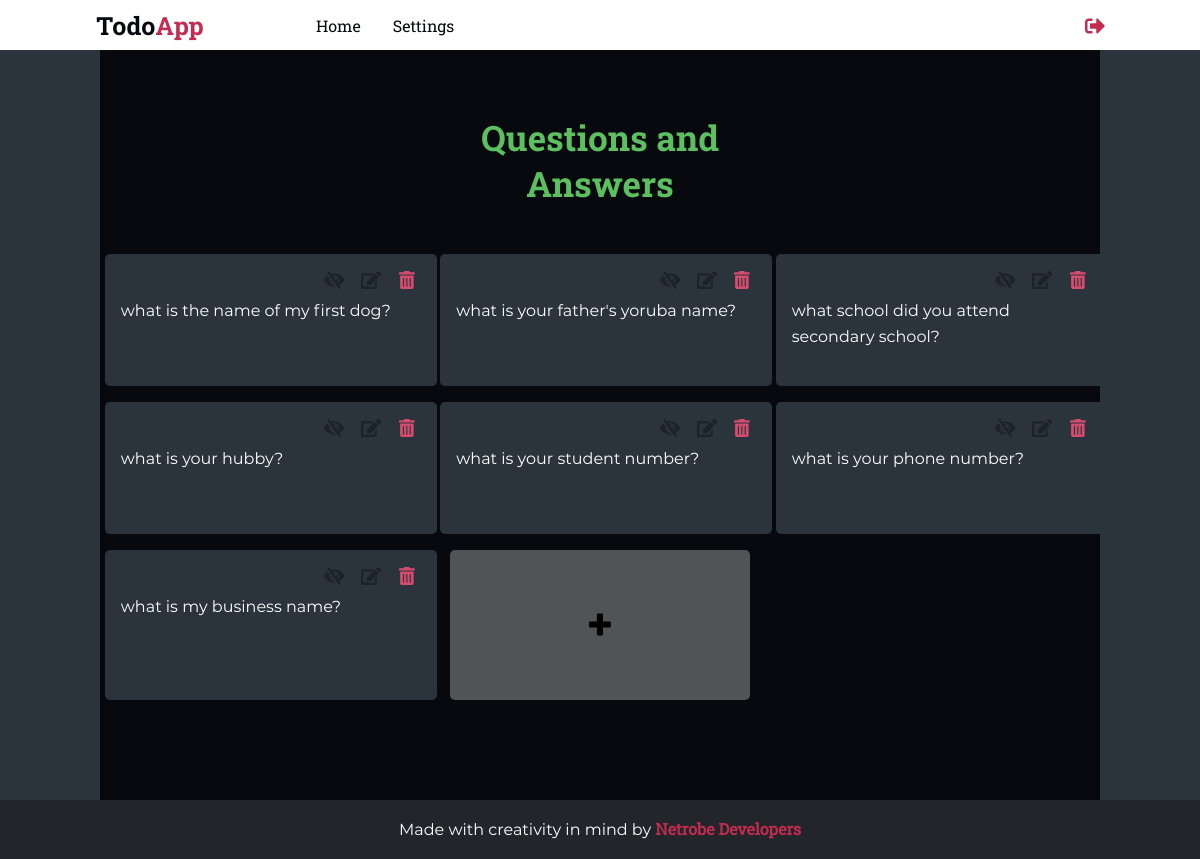
The app's page /qa/ (signed in) with its own data.
### User/models.py (models this page shows, shortened)
class QA(models.Model):
    user = models.ForeignKey('User.User', on_delete=models.CASCADE)
    question = models.TextField(unique=True)
    answer = models.CharField(max_length=100)
    time = models.DateField(default=timezone.now)

### Todo/views.py (the view, shortened to what this page needs)
# urls.py: path('qa/', QA.as_view(), name='qa'),
class QA(LoginRequiredMixin, ListView, FormView):
	template_name = 'Todo/qa.html'
	model = QAModel
	context_object_name = 'qas'
	form_class = QAForm
	def get_queryset(self):
		queryset = super(QA, self).get_queryset()
		queryset=queryset.filter(user=self.request.user)
		return queryset

### User/models.py (called while the page is built)
    @property
    def is_active(self):
        return self.active

### Todo/templates/Todo/qa.html (shortened to what this page needs)
{% extends 'Todo/base.html' %}
{% block main %}
    <div id="main">
        <main class="fixed-width">
            <div class="container">
                <div id="QA">
                    <h2>Questions and Answers</h2>
                    <div class="qas">
                        {% for qa in qas %}
                            <div class="qa">
                                <div class="head">
                                    <form method="POST" class="my-ajax-form" action='.' data-url='{{ request.build_absolute_uri|safe }}'>
                                        <button class="show" type="button"><i class="fas fa-eye-slash"></i></button>
                                        <button class="edit" type='submit'><i class="fas fa-edit"></i></button>
                                        <button class="delete" type='submit'><i class="fas fa-trash-alt"></i></button>
                                    </form>
                                </div>
                                <div class="question">
                                    <p>{{ qa.question }}</p>
                                </div>
                            </div>
                        {% endfor %}
                        <button class="add"><span class="fas fa-plus"></span><p>Add</p></button>
                    </div>
                </div>
            </div>
        </main>
    </div>
{% endblock %}

### assets/css/style.css (style rules this page uses)
* { padding: 0; margin: 0; }
body { font-family: "Montserrat-Regular"; width: 100%; }
#main { display: flex; display: -webkit-flex; display: -moz-box; display: -ms-flexbox; padding: 0 1rem; justify-content: center; background-color: #07090e; }
main { min-height: 100vh; }
.fixed-width { width: 100%; background-color: #07090e; }
.container { padding: 50px 0; margin-bottom: 2rem !important; }
button { transition: .3s; }
h1,h2,h3,h4,h5,h6 { font-family: "RobotoSlab-Bold", "Montserrat-Bold"; }
.container { position: relative; margin: 0 auto; margin-top: 4rem; }
button { cursor: pointer; border: none; outline: none; font-family: "Montserrat-Regular"; }
#QA { color: white; }
#QA h2 { text-align: center; font-size: 35px; font-weight: bold; max-width: 300px; margin: 0 auto; color: #5cbf60; }
#QA .qas { display: grid; grid-template-columns: repeat(auto-fit, minmax(300px, 1fr)); grid-auto-rows: auto; align-items: stretch; justify-content: center; grid-gap: 1rem; margin-top: 3rem; position: relative; }
#QA .qas .qa { padding: 1rem; background: #2b333c; border-radius: 5px; position: relative; width: 300px; margin: 0 auto; min-height: 100px; }
#QA .qas .qa .question { line-height: 26px; transition: .3s; margin-bottom: 1.2rem; }
#QA .qas .qa .head { text-align: right; margin-bottom: 0.4rem; cursor: pointer; }
#QA .qas .qa .head button { background-color: transparent; margin: 0 0.4rem; color: rgba(7,9,14, 0.4); font-size: 18px; transition: .3s; position: relative; }
#QA .qas .qa .head .delete { color: #d64c6e; }
#QA .qas .qa .head button::before { content: ''; width: 0px; height: 0px; background-color: white; border-radius: 16px; opacity: 1; font-size: 12px; position: absolute; top: 50%; left: 50%; color: #051527; overflow: hidden; white-space: nowrap; display: flex; justify-content: center; align-items: center; -webkit-transition: .3s; z-index: 2; }
#QA .qas .qa .head .delete::before { content: 'Delete'; }
#QA .qas .qa .head .show::before { content: 'Show'; }
#QA .qas .qa .head .edit::before { content: 'Edit'; }
#QA .qas .add { border-radius: 5px; background: rgba(255,255,255,0.3); align-self: center; font-size: 25px; width: 100%; padding: 1rem; max-width: 300px; margin: 0 auto; height: 150px; position: relative; }
@media (min-width: 1000px) { #main { background-color: #2b333c; } }
@media (min-width: 1000px) { .container { padding: 50px 0.3rem; } }
@media (min-width: 1000px) { .fixed-width { width: 1000px; } }

### records on screen
QA: question "what is the name of my first dog?"
QA: question "what is your father's yoruba name?"
QA: question "what school did you attend secondary school?"
QA: question "what is your hubby?"
QA: question "what is your student number?"
QA: question "what is your phone number?"
QA: question "what is my business name?"
